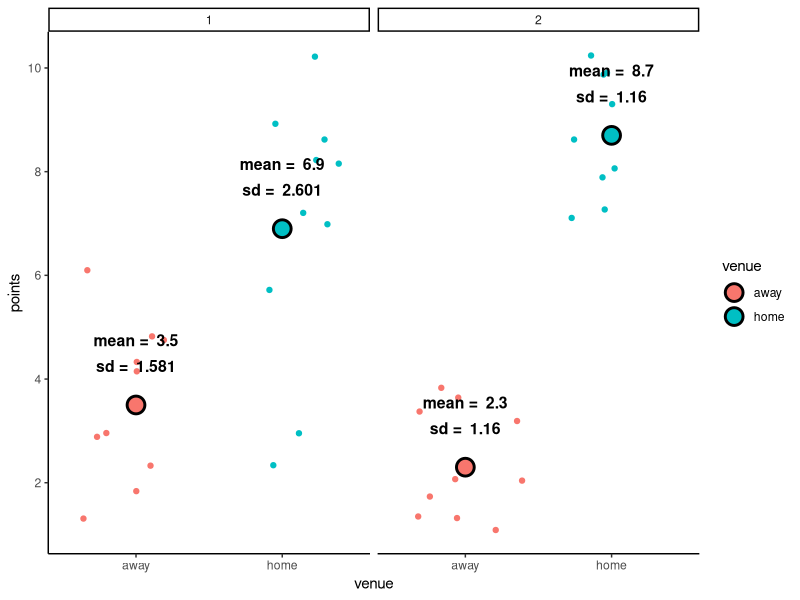

Source code (R):
# explaining mean, SD and SE with a sports example

library(tidyverse)

set.seed(123)

player1 <- data.frame(
  home = c(9:6, 3, 10:7, 2),
  away = c(2:6, 1:5)
)

player2 <- data.frame(
  home = c(10:7, 10:7, 9, 10),
  away = c(1:4, 1:4, 1, 2)
)

data_full <- bind_rows(player1, player2, .id = "player") %>% 
  pivot_longer(cols = c("home", "away"), names_to = "venue", values_to = "points") 

data_means <- data_full %>% 
  group_by(player, venue) %>% 
  reframe(mean = mean(points),
          sd = paste("sd = ", round(sd(points), 3))) %>% 
  mutate(mean_label = paste("mean = ", mean))

ggplot(data_full) +
  geom_point(aes(x = venue, y = points, col = venue), position = position_jitter()) +
  facet_wrap(~ player) +
  scale_y_continuous(breaks = seq(0, 10, 2)) +
  theme_classic() +
  geom_point(data = data_means, mapping = aes(x = venue, y = mean, fill = venue),
             size = 5, shape = 21, stroke = 1.5) +
  geom_text(data = data_means, mapping = aes(x = venue, y = mean + 1.25, label = mean_label),
            size = 4, fontface = "bold")+
  geom_text(data = data_means, mapping = aes(x = venue, y = mean + 0.75, label = sd),
            size = 4, fontface = "bold")
